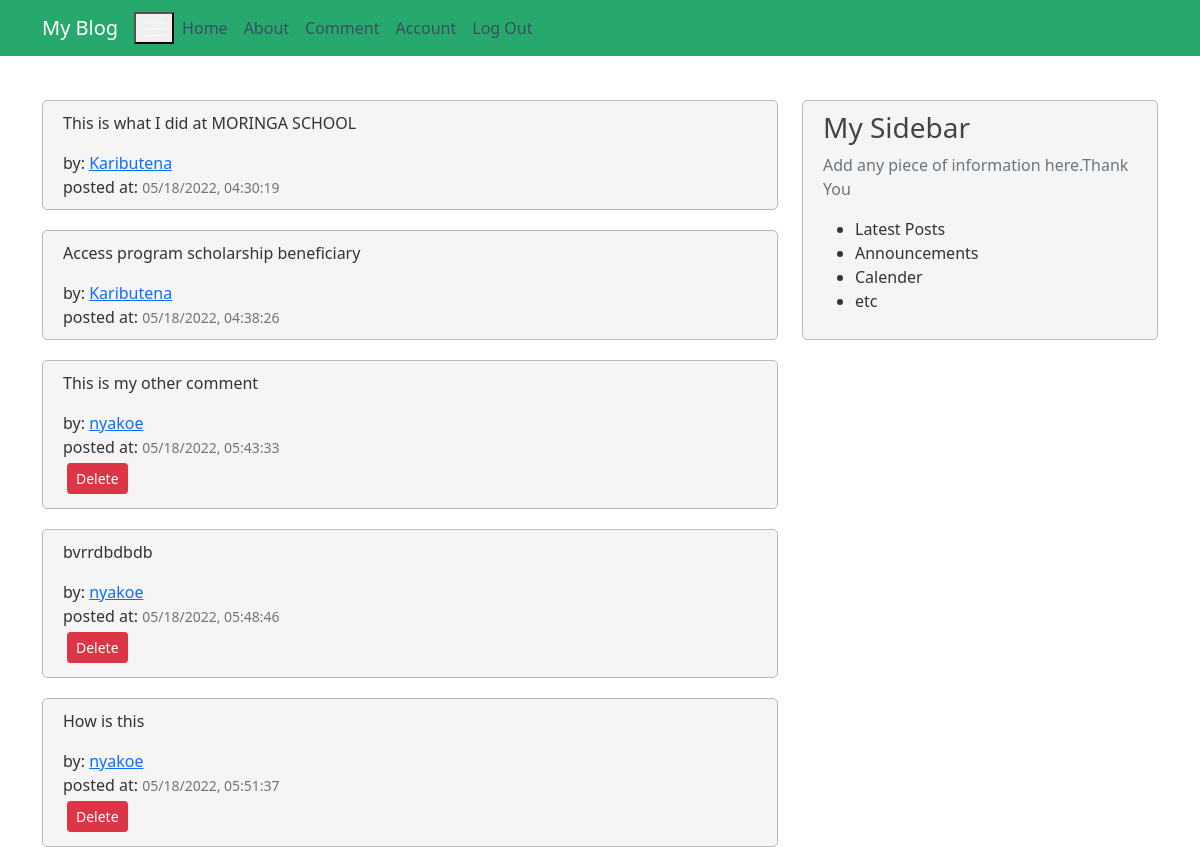
Screenshot of /home (signed in) with the database file from the repository.
### app.py (models this page shows, shortened)
class Post(db.Model):
    id = db.Column(db.Integer, primary_key=True)
    title = db.Column(db.String(100), nullable=False)
    date_posted = db.Column(db.DateTime, nullable=False, default= datetime.utcnow)
    content = db.Column(db.Text, nullable=False)
    user_id = db.Column(db.Integer, db.ForeignKey('user.id'), nullable=True)

class User (db.Model, UserMixin):
    id = db.Column(db.Integer, primary_key=True)
    username = db.Column(db.String(20), unique=True, nullable=False)
    email = db.Column(db.String(120), unique=True, nullable=False)
    image_file = db.Column(db.String(120),nullable=False, default='default.jpg')
    password = db.Column(db.String(60), nullable=False)
    posts = db.relationship('Post', backref='author', lazy=True)

### app.py (the view)
@app.route('/')
@app.route('/home')
def home():
    posts = Post.query.all()
    return render_template('home.html', posts=posts)

### app.py (called while the page is built)
@login_manager.user_loader
def load_user(user_id):
    return User.query.get(int(user_id))

### templates/home.html (shortened to what this page needs)
{% extends "base.html"%}
{% block content %}
    {% for post in posts %}
        <article class="media content-section">
            <div class="media-body">
                <p class="article-content">{{ post.content }}</p>
                <div class="articel-metadata">
                    by: <a href="#" class="mr-2">{{post.author.username }}</a> <br>
                    posted at:    <small class="text-muted"> {{ post.date_posted.strftime("%m/%d/%Y, %H:%M:%S") }}</small>
                    {% if post.author == current_user %}
                    <div>
                        <button class="btn btn-danger btn-sm m-1" data-bs-toggle="modal" data-bs-target="#deleteModal">Delete</button>
                    </div>
                    {% endif %}
                </div>
            </div>
        </article>
    {% endfor %}
{% endblock content%}

### static/style.css (style rules this page uses)
body { background: white; color: #333333; margin-top: 5rem; }
.content-section { background:whitesmoke; padding: 10px 20px; border: 1px solid #bdb9b9; border-radius: 5px; margin-top: 20px; }

### rows the page displays
Post: content "This is what I did at MORINGA SCHOOL", author.username "Kaributena", date_posted "05/18/2022, 04:30:19"
Post: content "Access program scholarship beneficiary", author.username "Kaributena", date_posted "05/18/2022, 04:38:26"
Post: content "This is my other comment", author.username "nyakoe", date_posted "05/18/2022, 05:43:33", shows "Delete"
Post: content "bvrrdbdbdb", author.username "nyakoe", date_posted "05/18/2022, 05:48:46", shows "Delete"
Post: content "How is this", author.username "nyakoe", date_posted "05/18/2022, 05:51:37", shows "Delete"
